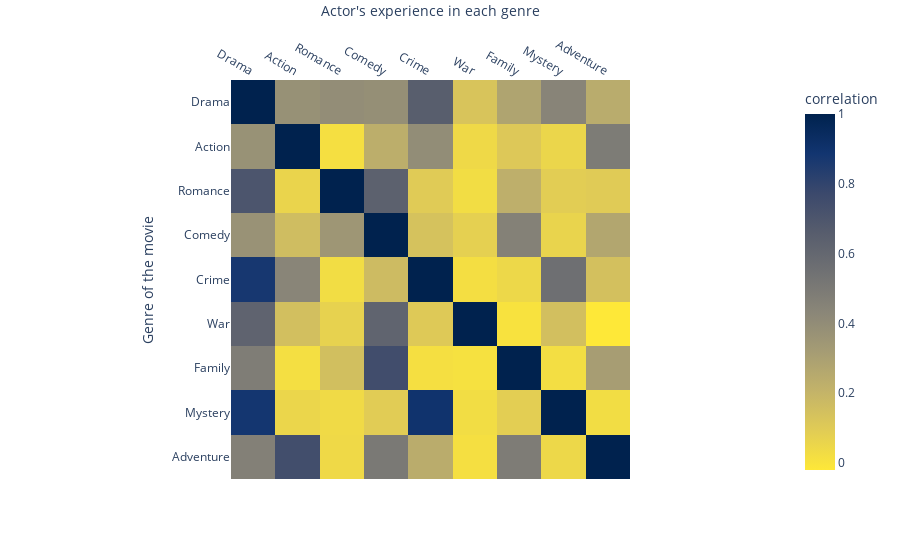

Source (notebook cell):
### Code cell
# plot.
fig = px.imshow(corr_before_ongoing_genres,
                labels=dict(x="Actor's experience in each genre", y="Genre of the movie", color="correlation"),
                x=['Drama', 'Action', 'Romance', 'Comedy', 'Crime', 'War', 'Family', 'Mystery', 'Adventure'],
                y=['Drama', 'Action', 'Romance', 'Comedy', 'Crime', 'War', 'Family', 'Mystery', 'Adventure'],
                color_continuous_scale=px.colors.sequential.Cividis_r
               )
fig.update_xaxes(side="top")
fig.show()
# fig.write_html("./data/correlation_map.html")

### Figure 1 — Plotly figure (JSON) as saved in the notebook; plotly's stock layout.template omitted (floating-point values rounded to 4 significant figures)
{"data": [{"coloraxis": "coloraxis", "hovertemplate": "Actor's experience in each genre: %{x}<br>Genre of the movie: %{y}<br>correlation: %{z}<extra></extra>", "name": "0", "type": "heatmap", "x": ["Drama", "Action", "Romance", "Comedy", "Crime", "War", "Family", "Mystery", "Adventure"], "xaxis": "x", "y": ["Drama", "Action", "Romance", "Comedy", "Crime", "War", "Family", "Mystery", "Adventure"], "yaxis": "y", "z": [[1, 0.3782, 0.397, 0.3877, 0.6541, 0.1273, 0.2818, 0.4438, 0.2428], [0.3729, 1, 0.01637, 0.2317, 0.3978, 0.03879, 0.1093, 0.05354, 0.4879], [0.7039, 0.05911, 1, 0.6375, 0.09664, 0.02563, 0.2244, 0.08818, 0.09773], [0.3704, 0.1618, 0.3484, 1, 0.1368, 0.07777, 0.4613, 0.06148, 0.269], [0.8739, 0.4362, 0.02566, 0.1685, 1, 0.01843, 0.04594, 0.5563, 0.1458], [0.6242, 0.1515, 0.06896, 0.6192, 0.1047, 1, 0.00302, 0.1513, -0.02017], [0.4807, 0.01697, 0.1523, 0.7504, 0.01427, 0.009668, 1, 0.02115, 0.3135], [0.8798, 0.05351, 0.03587, 0.09498, 0.8974, 0.02479, 0.08351, 1, 0.02495], [0.4655, 0.7468, 0.04031, 0.5035, 0.2397, 0.0154, 0.4872, 0.04469, 1]]}], "layout": {"coloraxis": {"colorbar": {"title": {"text": "correlation"}}, "colorscale": [[0, "#fee838"], [0.1111, "#e1cc55"], [0.2222, "#c3b369"], [0.3333, "#a59c74"], [0.4444, "#8a8678"], [0.5556, "#707173"], [0.6667, "#575d6d"], [0.7778, "#3b496c"], [0.8889, "#123570"], [1, "#00224e"]]}, "margin": {"t": 60}, "xaxis": {"anchor": "y", "constrain": "domain", "domain": [0, 1], "scaleanchor": "y", "side": "top", "title": {"text": "Actor's experience in each genre"}}, "yaxis": {"anchor": "x", "autorange": "reversed", "constrain": "domain", "domain": [0, 1], "title": {"text": "Genre of the movie"}}}}
